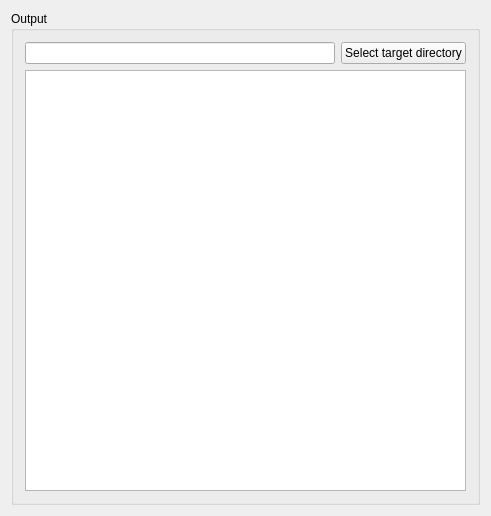
<?xml version="1.0" encoding="UTF-8"?>
<ui version="4.0">
 <class>Form</class>
 <widget class="QWidget" name="Form">
  <property name="geometry">
   <rect>
    <x>0</x>
    <y>0</y>
    <width>491</width>
    <height>516</height>
   </rect>
  </property>
  <property name="acceptDrops">
   <bool>true</bool>
  </property>
  <property name="windowTitle">
   <string>Form</string>
  </property>
  <layout class="QHBoxLayout" name="horizontalLayout">
   <item>
    <widget class="QGroupBox" name="groupBox_2">
     <property name="enabled">
      <bool>true</bool>
     </property>
     <property name="acceptDrops">
      <bool>true</bool>
     </property>
     <property name="title">
      <string>Output</string>
     </property>
     <layout class="QVBoxLayout" name="verticalLayout_5">
      <item>
       <layout class="QVBoxLayout" name="verticalLayout_6">
        <property name="leftMargin">
         <number>2</number>
        </property>
        <property name="topMargin">
         <number>2</number>
        </property>
        <property name="rightMargin">
         <number>2</number>
        </property>
        <property name="bottomMargin">
         <number>2</number>
        </property>
        <item>
         <layout class="QHBoxLayout" name="horizontalLayout_4">
          <item>
           <widget class="QLineEdit" name="lineEdit_output">
            <property name="sizePolicy">
             <sizepolicy hsizetype="Preferred" vsizetype="Fixed">
              <horstretch>0</horstretch>
              <verstretch>0</verstretch>
             </sizepolicy>
            </property>
            <property name="acceptDrops">
             <bool>false</bool>
            </property>
           </widget>
          </item>
          <item>
           <widget class="QPushButton" name="pushButton_output_dir">
            <property name="sizePolicy">
             <sizepolicy hsizetype="Fixed" vsizetype="Fixed">
              <horstretch>0</horstretch>
              <verstretch>0</verstretch>
             </sizepolicy>
            </property>
            <property name="minimumSize">
             <size>
              <width>120</width>
              <height>0</height>
             </size>
            </property>
            <property name="text">
             <string>Select target directory</string>
            </property>
           </widget>
          </item>
         </layout>
        </item>
        <item>
         <widget class="QTreeView" name="treeView_3">
          <property name="acceptDrops">
           <bool>true</bool>
          </property>
          <property name="uniformRowHeights">
           <bool>true</bool>
          </property>
          <attribute name="headerCascadingSectionResizes">
           <bool>true</bool>
          </attribute>
         </widget>
        </item>
       </layout>
      </item>
     </layout>
    </widget>
   </item>
  </layout>
 </widget>
 <resources/>
 <connections/>
</ui>
